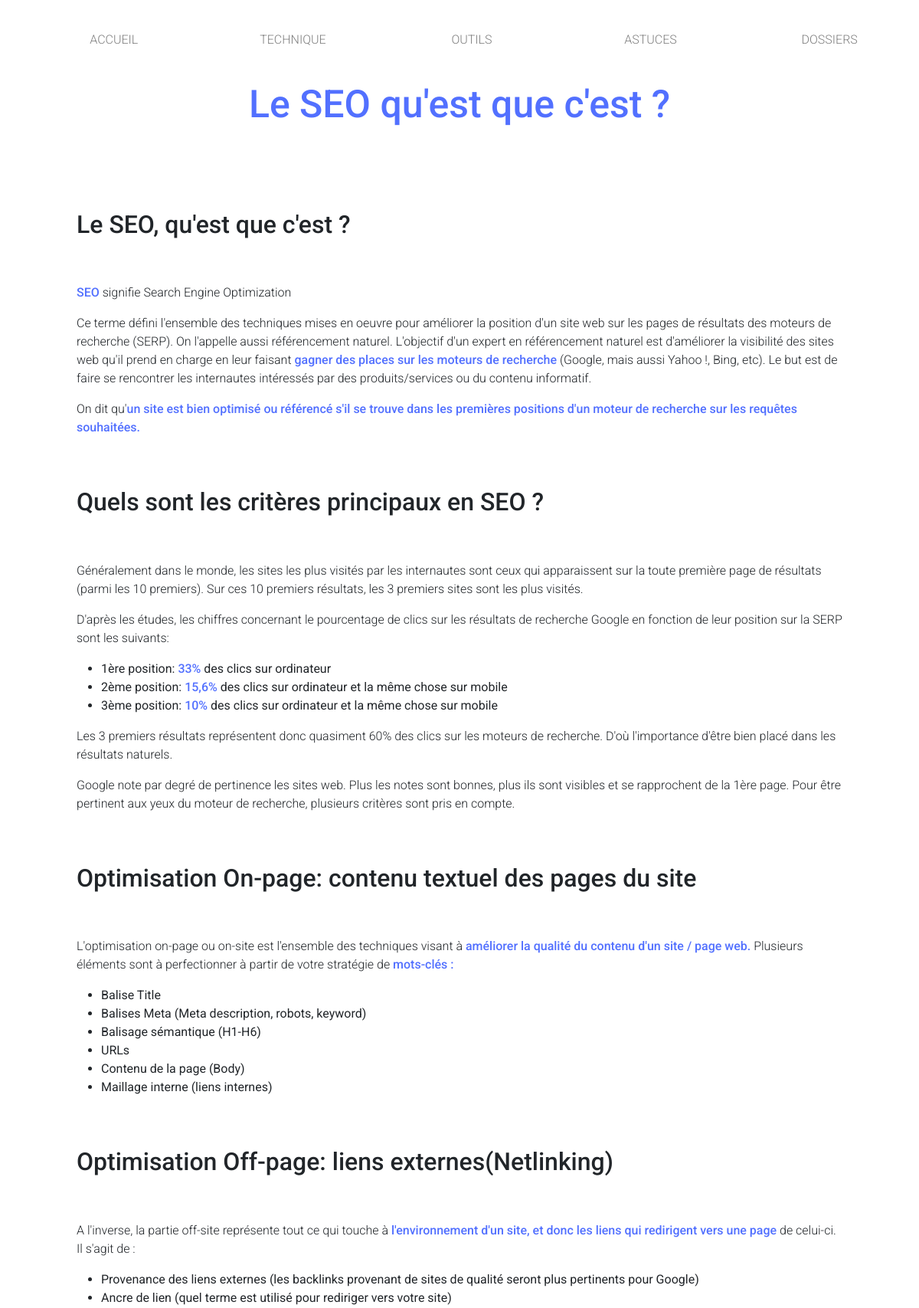
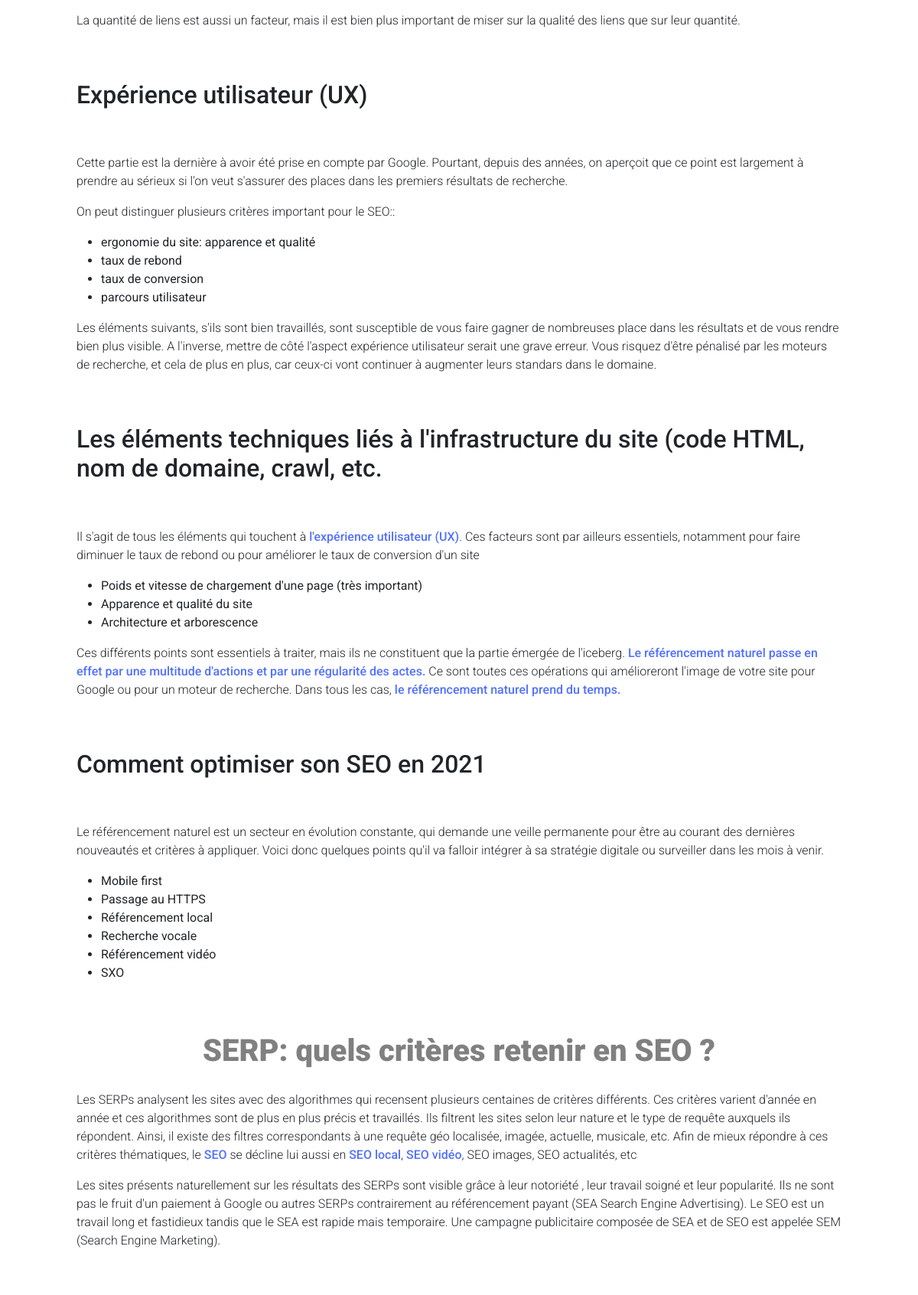
The page /otherPage/articles/article.php (upper part) on the database its author committed (2 pictures, top to bottom).
### tables this page shows
CREATE TABLE `article` (
  `id` bigint NOT NULL,
  `title` text NOT NULL,
  `subtitle` text NOT NULL,
  `category_id` bigint NOT NULL,
  `content` text NOT NULL,
  `image_url` text NOT NULL,
  `image_alt` text NOT NULL,
  `rewriting_url` text NOT NULL
);

### request/request.php (called while the page is built, shortened)
<?php
try{
    $bdd = new PDO('mysql:host=localhost; dbname=SEO_articles', 'root', 'root');
}
catch(Exception $e){
    die('Erreur :'.$e->getMessage());
}
if ($type=="article") {
    $req = $bdd -> query("SELECT id, title, subtitle, category_id, content, image_url, image_alt, rewriting_url
                          FROM article
                          WHERE id=" .$_ENV['id']);
    $result = $req -> fetch();
}

### otherPage/articles/article.php (the view, shortened to what this page needs)
<?php
    $type="article";
    include('../../request/request.php');
?>
<!DOCTYPE html>
<html lang="fr">
<head>
<link href="https://cdn.jsdelivr.net/npm/bootstrap@5.1.3/dist/css/bootstrap.min.css" rel="stylesheet">
</head>
<body>
    <header>
        <?php
            include("../../component/navbar.php");
        ?>
        <h1>
            <?php
                echo $result['title'];
            ?>
        </h1>
    </header>
    <main>
    <?php echo $result['content']; ?>
    </main>
</body>
</html>

### otherPage/articles/article.php (style rules this page uses)
body { font-family: 'Roboto', sans-serif; }
main { width: 1000px; display: block; margin: 0 auto; }
h1 { font-size: 50px; color: #5270ff; text-align: center; padding-bottom: 50px; }
h2 { padding: 50px 0; }
h3 { text-align: center; font-size: 40px; color: grey; font-weight: 900; padding: 50px 0 20px 0; }
p { font-weight: 300; }
strong { color: #5270ff; font-weight: 500; }

### rows shown on the page
article: title "Le SEO qu'est que c'est ?", content "Le SEO, qu'est que c'est ? SEO signifie Search Engine Optimization Ce terme défini l'ensemble des techniques mises en oeuvre pour améliorer la position d'un site web sur les pages de résultats des moteurs de recherche (SERP). On l'appelle aussi référencement naturel. L'objectif d'un expert en référencement naturel est d'améliorer la visibilité des sites web qu'il prend en charge en leur faisant gagner des places sur les moteurs de recherche (Google, mais aussi Yahoo !, Bing, etc). Le but est de faire se rencontrer les internautes intéressés par des produits/services ou du contenu informatif. On dit qu' un site est bien optimisé ou référencé s'il se trouve dans les premières positions d'un…"
